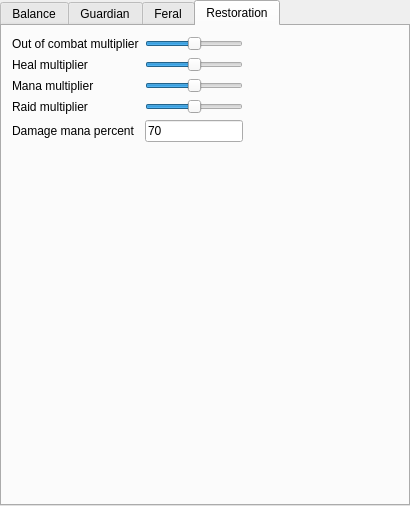
<?xml version="1.0" encoding="UTF-8"?>
<ui version="4.0">
 <class>Form</class>
 <widget class="QWidget" name="Form">
  <property name="geometry">
   <rect>
    <x>0</x>
    <y>0</y>
    <width>410</width>
    <height>506</height>
   </rect>
  </property>
  <property name="sizePolicy">
   <sizepolicy hsizetype="Preferred" vsizetype="Preferred">
    <horstretch>0</horstretch>
    <verstretch>0</verstretch>
   </sizepolicy>
  </property>
  <property name="windowTitle">
   <string>Form</string>
  </property>
  <layout class="QGridLayout" name="gridLayout">
   <property name="leftMargin">
    <number>0</number>
   </property>
   <property name="topMargin">
    <number>0</number>
   </property>
   <property name="rightMargin">
    <number>0</number>
   </property>
   <property name="bottomMargin">
    <number>0</number>
   </property>
   <property name="spacing">
    <number>0</number>
   </property>
   <item row="0" column="0">
    <layout class="QVBoxLayout" name="verticalLayout">
     <item>
      <widget class="QTabWidget" name="tabWidget">
       <property name="currentIndex">
        <number>3</number>
       </property>
       <widget class="QWidget" name="tab_2">
        <attribute name="title">
         <string>Balance</string>
        </attribute>
       </widget>
       <widget class="QWidget" name="tab_3">
        <attribute name="title">
         <string>Guardian</string>
        </attribute>
       </widget>
       <widget class="QWidget" name="tab_4">
        <attribute name="title">
         <string>Feral</string>
        </attribute>
       </widget>
       <widget class="QWidget" name="tab">
        <attribute name="title">
         <string>Restoration</string>
        </attribute>
        <widget class="QWidget" name="formLayoutWidget">
         <property name="geometry">
          <rect>
           <x>10</x>
           <y>10</y>
           <width>231</width>
           <height>221</height>
          </rect>
         </property>
         <layout class="QFormLayout" name="formLayout">
          <item row="0" column="0">
           <widget class="QLabel" name="label">
            <property name="text">
             <string>Out of combat multiplier</string>
            </property>
           </widget>
          </item>
          <item row="0" column="1">
           <widget class="QSlider" name="Settings_OutOfCombatMultiplier">
            <property name="maximum">
             <number>100</number>
            </property>
            <property name="singleStep">
             <number>1</number>
            </property>
            <property name="value">
             <number>50</number>
            </property>
            <property name="orientation">
             <enum>Qt::Horizontal</enum>
            </property>
           </widget>
          </item>
          <item row="1" column="0">
           <widget class="QLabel" name="label_2">
            <property name="text">
             <string>Heal multiplier</string>
            </property>
           </widget>
          </item>
          <item row="1" column="1">
           <widget class="QSlider" name="Settings_HealMultiplier">
            <property name="maximum">
             <number>100</number>
            </property>
            <property name="singleStep">
             <number>1</number>
            </property>
            <property name="value">
             <number>50</number>
            </property>
            <property name="orientation">
             <enum>Qt::Horizontal</enum>
            </property>
           </widget>
          </item>
          <item row="2" column="0">
           <widget class="QLabel" name="label_3">
            <property name="text">
             <string>Mana multiplier</string>
            </property>
           </widget>
          </item>
          <item row="3" column="0">
           <widget class="QLabel" name="label_4">
            <property name="text">
             <string>Raid multiplier</string>
            </property>
           </widget>
          </item>
          <item row="4" column="0">
           <widget class="QLabel" name="label_5">
            <property name="text">
             <string>Damage mana percent</string>
            </property>
           </widget>
          </item>
          <item row="2" column="1">
           <widget class="QSlider" name="Settings_ManaMultiplier">
            <property name="maximum">
             <number>100</number>
            </property>
            <property name="singleStep">
             <number>1</number>
            </property>
            <property name="value">
             <number>50</number>
            </property>
            <property name="orientation">
             <enum>Qt::Horizontal</enum>
            </property>
           </widget>
          </item>
          <item row="3" column="1">
           <widget class="QSlider" name="Settings_RaidMultiplier">
            <property name="maximum">
             <number>100</number>
            </property>
            <property name="singleStep">
             <number>1</number>
            </property>
            <property name="value">
             <number>50</number>
            </property>
            <property name="orientation">
             <enum>Qt::Horizontal</enum>
            </property>
           </widget>
          </item>
          <item row="4" column="1">
           <widget class="QLineEdit" name="Settings_DamageManaPercentAbove">
            <property name="text">
             <string>70</string>
            </property>
           </widget>
          </item>
         </layout>
        </widget>
       </widget>
      </widget>
     </item>
    </layout>
   </item>
  </layout>
 </widget>
 <resources/>
 <connections/>
</ui>
